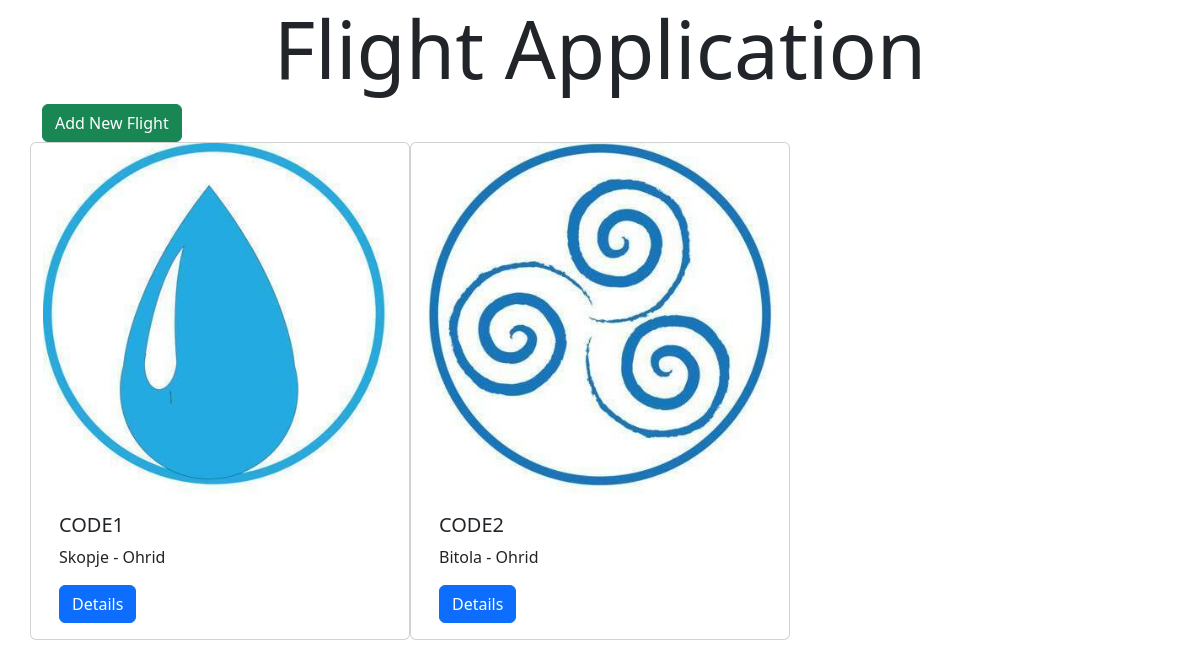
Before: /index/ with the older database file.
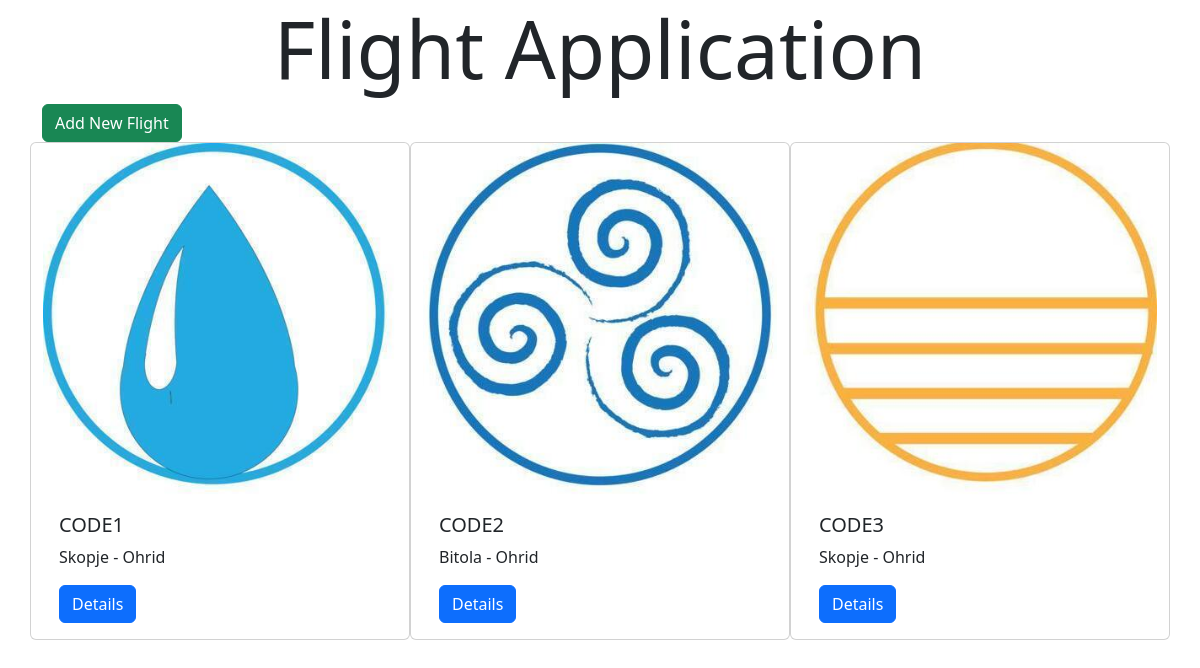
After: the same page with the newer database file.
### app1/models.py (models this page shows, shortened)
class Flight(models.Model):
    code = models.CharField(max_length=100)
    take_off_airport = models.CharField(max_length=100)
    landing_airport = models.CharField(max_length=100)
    user = models.ForeignKey(User, on_delete=models.CASCADE)
    image = models.ImageField(upload_to='images/')
    pilot = models.ForeignKey(Pilot, on_delete=models.CASCADE)
    baloon = models.ForeignKey(Baloon, on_delete=models.CASCADE)
    airline = models.ForeignKey(Airline, on_delete=models.CASCADE)

### app1/views.py (the view)
# urls.py: path('index/', app1_views.index, name='index'),
def index(request):
    all_flights = Flight.objects.all()
    context = {"flights": all_flights, "pageTitle": "Flight Application"}
    return render(request, 'index.html', context)

### templates/index.html (shortened to what this page needs)
{% load static %}
<!DOCTYPE html>
<html lang="en">
<head>
    <link rel="stylesheet" href="{% static 'bootstrap.css' %}">
</head>
<body>
    <h1 class="display-1 text-center">{{pageTitle}}</h1>
    <div class="container">
        <a class="btn btn-success" href="{% url 'add' %}">Add New Flight</a>
        <div class="row">
            {% for flight in flights %}
                <div class="card col-4">
                    <img src="{{flight.image.url}}" class="card-img-top" alt="...">
                      <div class="card-body">
                        <h5 class="card-title">{{flight.code}}</h5>
                        <p class="card-text">{{flight.take_off_airport}} - {{flight.landing_airport}}</p>
                        <a href="{% url 'details' flight.id %}" class="btn btn-primary">Details</a>
                      </div>
                </div>
            {% endfor %}
        </div>
    </div>
</body>
</html>

Changed rows visible on the page:
added Flight: image (picture), code "CODE3", take_off_airport "Skopje", landing_airport "Ohrid"
